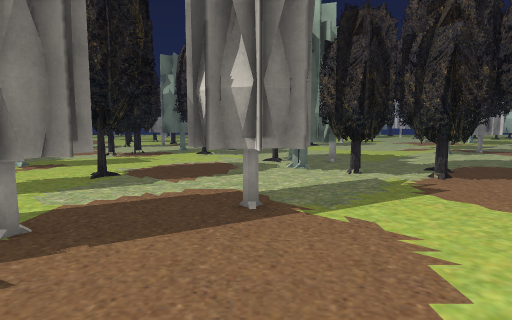
[1] (above)

24 first-person views from a walk through a 3-D level made in the Unity game engine. The camera is 1.5 m above the floor, tilts 6° down and sees 75° across. The floor is counted in squares, 1 m on a side. Each view is taken from the middle of a square. On the plan, view 1 faces up. The plan holds only what a view shows up to about 15 squares ahead; the rest is blank. The place goes on beyond the plan.

[2]
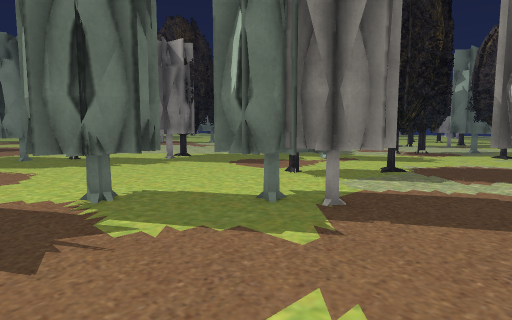

[3]
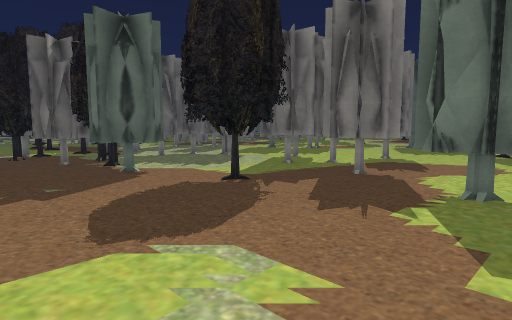

[4]
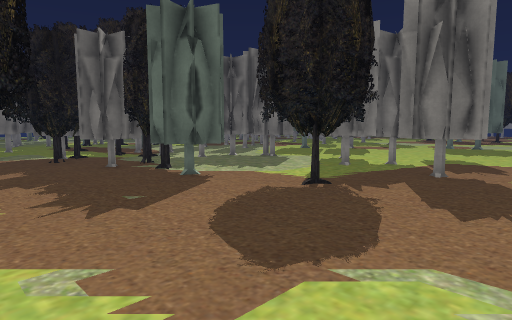

[5]
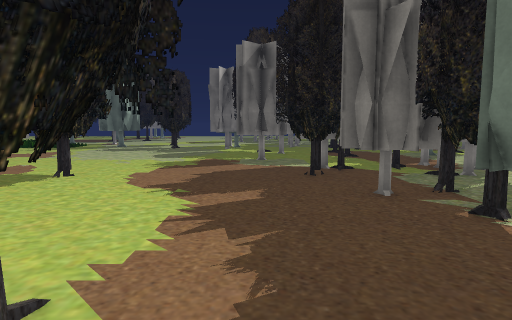

[6]
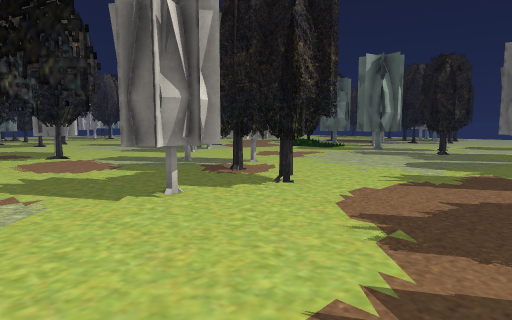

[7]
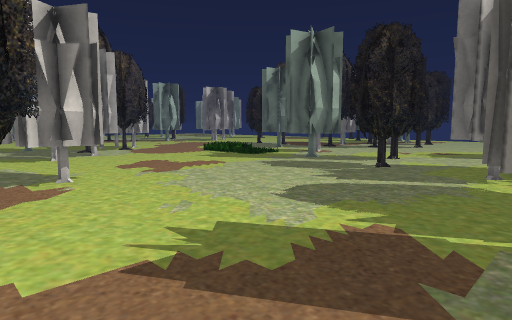

[8]
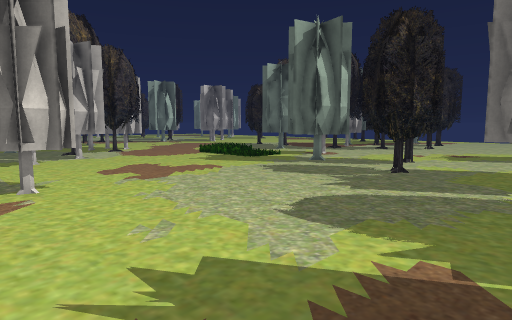

[9]
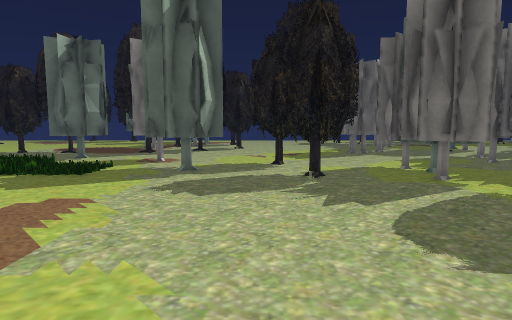

[10]
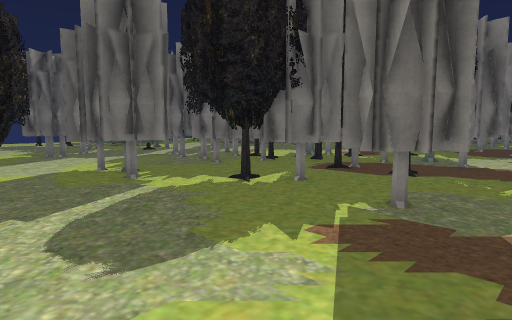

[11]
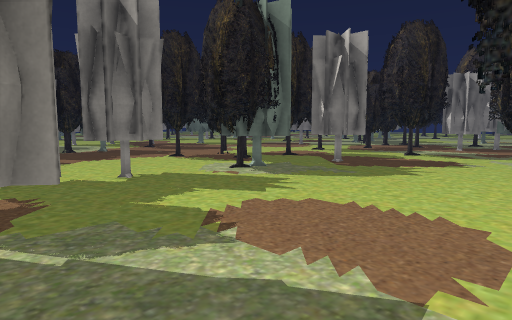

[12]
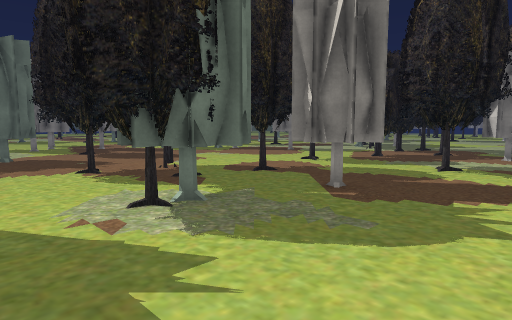

[13]
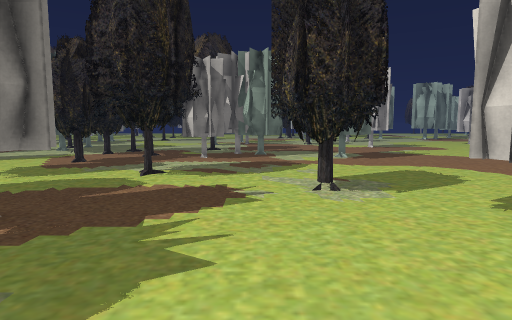

[14]
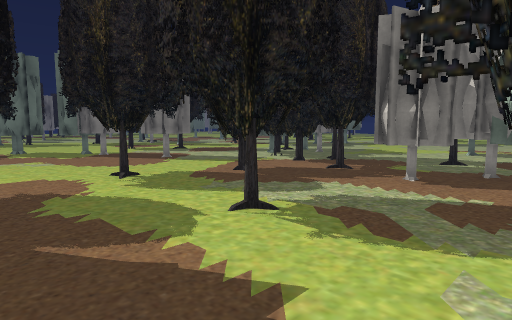

[15]
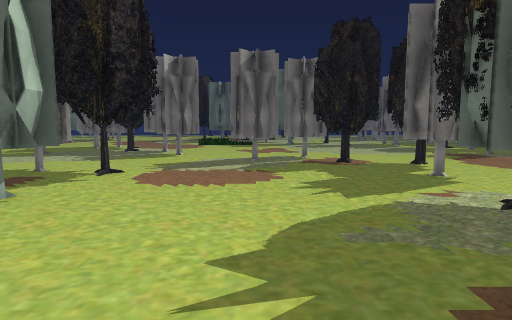

[16]
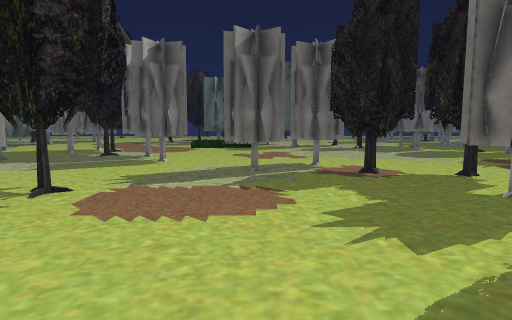

[17]
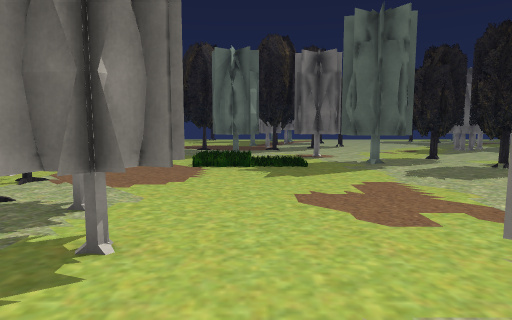

[18]
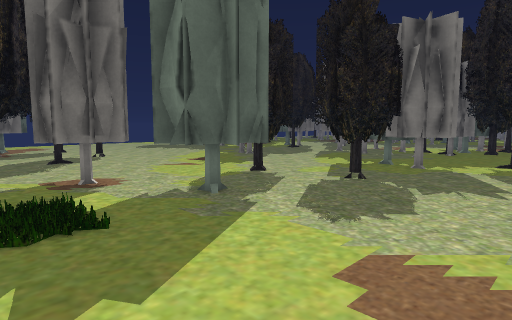

[19]
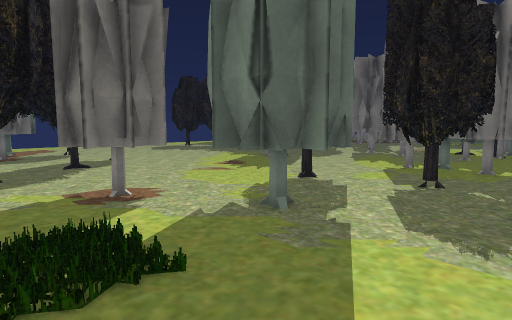

[20]
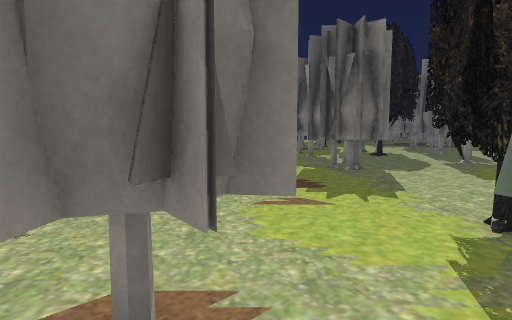

[21]
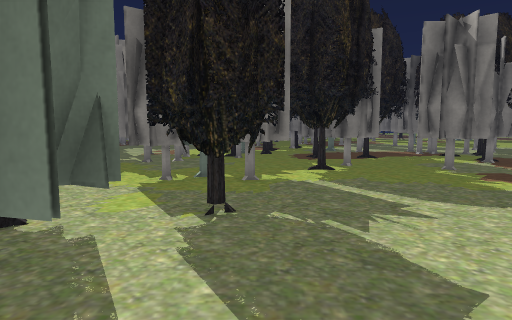

[22]
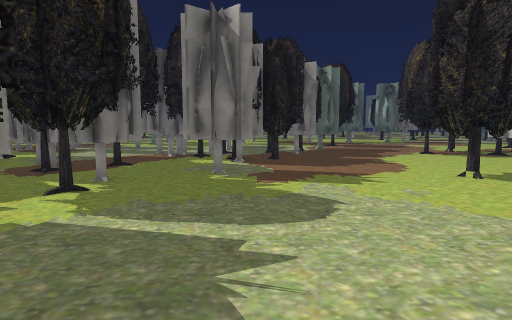

[23]
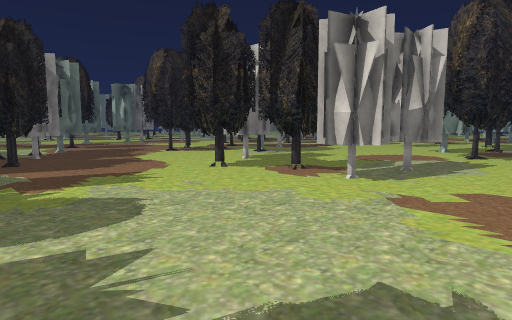

[24]
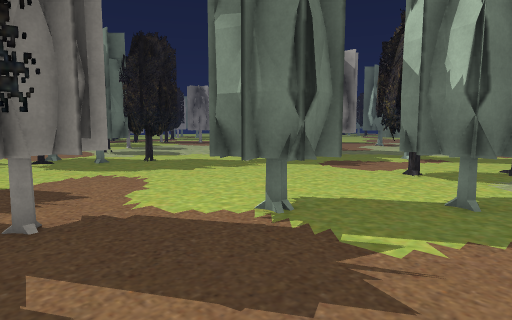

### Floor plan
Key: @ floor where view 1 was taken; # wall or solid block; x gap in a wall; . floor; T thing the floor can be seen under or through; O other object.
Columns run from 16 left of view 1 to 16 right of it. Each row starts with its distance up from view 1.
 10      .....  # ....###
  9      ..... ## .....####    ###
  8    #.....#   ........  ##  #.#
  7    #.....# ....  ..... # .##....
  6    #...........###...###.........
  5 #..........  T.......## .........
  4 ##........TTTT...................
  3 ##.......TTTT...... ##...TT .....
  2 #....... TT........ ## . TT .....
  1 #.......TTT........   ...   ..  .
  0 ................@....x........TTT
 -1 .......TT........... TT.......TT
 -2 ...... TT........... TT  #.......
 -3   # ..  T.## .....      T#.......
 -4     .TT...###.... TT    T#.......
 -5       ##.. ##....       T........
 -6      ###.........TT    ##........
 -7      #.....###...TTT..###.......#
 -8       .....###....TT...##.......#
 -9        ....# #..................#
-10         ...# #........TT........#
-11           .# ##.......TT....... #
-12            # ##.......TT....... #
-13               ##.....TT  .......
-14          #    ##.....TTTTT..T....
-15         ##   ###.....TT.TT TTT...
-16          #   ##.........TTTTT....
-17               ...........TT....##
-18     ##..#     .##..............##
-19         #     .##...............#
-20               ..................#
-21               #TT................
-22                TT ...............
-23             # TTT ...............
-24             #..  TT..............
-25             #....TTTTTT..........
-26             ###..TTTTTT..##......
-27              ##..TTT.TT..##...O
-28               #.. T...TT.##...
-29               #......TTT........
-30              ##...........###...
-31              # ............  .###
-32              #................
-33              ....###........

Where each view was taken, in squares from view 1:
view 1: 0 up, 0 right, facing up
view 2: 1 down, 0 right, facing up-left
view 3: 3 up, 1 right, facing down-left
view 4: 1 up, 2 right, facing down-left
view 5: 4 down, 0 right, facing down
view 6: 7 down, 0 right, facing down-right
view 7: 14 down, 0 right, facing down-right
view 8: 15 down, 1 right, facing down-right
view 9: 16 down, 7 right, facing down
view 10: 16 down, 6 right, facing down-left
view 11: 15 down, 16 right, facing up-left
view 12: 10 down, 13 right, facing up-left
view 13: 8 down, 13 right, facing up
view 14: 2 down, 14 right, facing up-left
view 15: 1 down, 12 right, facing down
view 16: 4 down, 12 right, facing down
view 17: 14 down, 14 right, facing down
view 18: 21 down, 14 right, facing down-left
view 19: 23 down, 14 right, facing down-left
view 20: 28 down, 12 right, facing down-left
view 21: 25 down, 11 right, facing left
view 22: 25 down, 8 right, facing up-left
view 23: 26 down, 7 right, facing up
view 24: 3 down, 3 left, facing up-left
